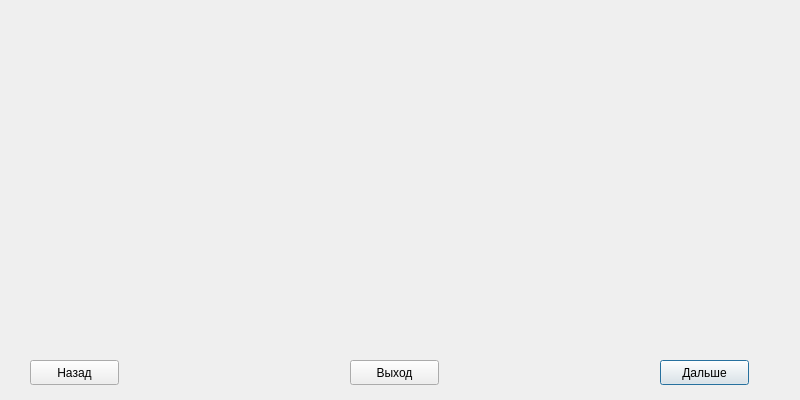
<?xml version="1.0" encoding="UTF-8"?>
<ui version="4.0">
 <class>Dialog</class>
 <widget class="QDialog" name="Dialog">
  <property name="enabled">
   <bool>true</bool>
  </property>
  <property name="geometry">
   <rect>
    <x>0</x>
    <y>0</y>
    <width>800</width>
    <height>400</height>
   </rect>
  </property>
  <property name="windowTitle">
   <string>Dialog</string>
  </property>
  <property name="sizeGripEnabled">
   <bool>false</bool>
  </property>
  <widget class="QWidget" name="gridLayoutWidget">
   <property name="geometry">
    <rect>
     <x>9</x>
     <y>9</y>
     <width>781</width>
     <height>331</height>
    </rect>
   </property>
   <layout class="QGridLayout" name="gridLayout">
    <item row="3" column="3">
     <widget class="QLabel" name="label_18">
      <property name="text">
       <string/>
      </property>
     </widget>
    </item>
    <item row="4" column="4">
     <widget class="QLabel" name="label_24">
      <property name="text">
       <string/>
      </property>
      <property name="alignment">
       <set>Qt::AlignCenter</set>
      </property>
     </widget>
    </item>
    <item row="0" column="2">
     <widget class="QLabel" name="label_3">
      <property name="text">
       <string/>
      </property>
      <property name="alignment">
       <set>Qt::AlignCenter</set>
      </property>
     </widget>
    </item>
    <item row="1" column="1">
     <widget class="QLabel" name="label_7">
      <property name="text">
       <string/>
      </property>
      <property name="alignment">
       <set>Qt::AlignCenter</set>
      </property>
     </widget>
    </item>
    <item row="5" column="3">
     <widget class="QLabel" name="label_28">
      <property name="text">
       <string/>
      </property>
      <property name="alignment">
       <set>Qt::AlignCenter</set>
      </property>
     </widget>
    </item>
    <item row="3" column="2">
     <widget class="QLabel" name="label_17">
      <property name="text">
       <string/>
      </property>
     </widget>
    </item>
    <item row="4" column="3">
     <widget class="QLabel" name="label_23">
      <property name="text">
       <string/>
      </property>
      <property name="alignment">
       <set>Qt::AlignCenter</set>
      </property>
     </widget>
    </item>
    <item row="2" column="4">
     <widget class="QLabel" name="label_15">
      <property name="text">
       <string/>
      </property>
      <property name="alignment">
       <set>Qt::AlignCenter</set>
      </property>
     </widget>
    </item>
    <item row="5" column="2">
     <widget class="QLabel" name="label_27">
      <property name="text">
       <string/>
      </property>
      <property name="alignment">
       <set>Qt::AlignCenter</set>
      </property>
     </widget>
    </item>
    <item row="5" column="0">
     <widget class="QLabel" name="label_25">
      <property name="text">
       <string/>
      </property>
      <property name="alignment">
       <set>Qt::AlignCenter</set>
      </property>
     </widget>
    </item>
    <item row="0" column="0">
     <widget class="QLabel" name="label_1">
      <property name="layoutDirection">
       <enum>Qt::RightToLeft</enum>
      </property>
      <property name="text">
       <string/>
      </property>
      <property name="alignment">
       <set>Qt::AlignCenter</set>
      </property>
     </widget>
    </item>
    <item row="2" column="1">
     <widget class="QLabel" name="label_12">
      <property name="text">
       <string/>
      </property>
      <property name="alignment">
       <set>Qt::AlignCenter</set>
      </property>
     </widget>
    </item>
    <item row="1" column="3">
     <widget class="QLabel" name="label_9">
      <property name="text">
       <string/>
      </property>
      <property name="alignment">
       <set>Qt::AlignCenter</set>
      </property>
     </widget>
    </item>
    <item row="5" column="1">
     <widget class="QLabel" name="label_26">
      <property name="text">
       <string/>
      </property>
      <property name="alignment">
       <set>Qt::AlignCenter</set>
      </property>
     </widget>
    </item>
    <item row="5" column="4">
     <widget class="QLabel" name="label_29">
      <property name="text">
       <string/>
      </property>
      <property name="alignment">
       <set>Qt::AlignCenter</set>
      </property>
     </widget>
    </item>
    <item row="3" column="4">
     <widget class="QLabel" name="label_19">
      <property name="text">
       <string/>
      </property>
     </widget>
    </item>
    <item row="0" column="3">
     <widget class="QLabel" name="label_4">
      <property name="text">
       <string/>
      </property>
      <property name="alignment">
       <set>Qt::AlignCenter</set>
      </property>
     </widget>
    </item>
    <item row="0" column="4">
     <widget class="QLabel" name="label_5">
      <property name="text">
       <string/>
      </property>
      <property name="alignment">
       <set>Qt::AlignCenter</set>
      </property>
     </widget>
    </item>
    <item row="2" column="0">
     <widget class="QLabel" name="label_11">
      <property name="text">
       <string/>
      </property>
      <property name="alignment">
       <set>Qt::AlignCenter</set>
      </property>
     </widget>
    </item>
    <item row="0" column="1">
     <widget class="QLabel" name="label_2">
      <property name="text">
       <string/>
      </property>
      <property name="alignment">
       <set>Qt::AlignCenter</set>
      </property>
     </widget>
    </item>
    <item row="2" column="2">
     <widget class="QLabel" name="label_13">
      <property name="text">
       <string/>
      </property>
      <property name="alignment">
       <set>Qt::AlignCenter</set>
      </property>
     </widget>
    </item>
    <item row="1" column="4">
     <widget class="QLabel" name="label_10">
      <property name="text">
       <string/>
      </property>
      <property name="alignment">
       <set>Qt::AlignCenter</set>
      </property>
     </widget>
    </item>
    <item row="2" column="3">
     <widget class="QLabel" name="label_14">
      <property name="text">
       <string/>
      </property>
      <property name="alignment">
       <set>Qt::AlignCenter</set>
      </property>
     </widget>
    </item>
    <item row="1" column="2">
     <widget class="QLabel" name="label_8">
      <property name="layoutDirection">
       <enum>Qt::LeftToRight</enum>
      </property>
      <property name="text">
       <string/>
      </property>
      <property name="alignment">
       <set>Qt::AlignCenter</set>
      </property>
     </widget>
    </item>
    <item row="1" column="0">
     <widget class="QLabel" name="label_6">
      <property name="text">
       <string/>
      </property>
      <property name="alignment">
       <set>Qt::AlignCenter</set>
      </property>
     </widget>
    </item>
    <item row="4" column="2">
     <widget class="QLabel" name="label_22">
      <property name="text">
       <string/>
      </property>
      <property name="alignment">
       <set>Qt::AlignCenter</set>
      </property>
     </widget>
    </item>
    <item row="3" column="1">
     <widget class="QLabel" name="label_16">
      <property name="text">
       <string/>
      </property>
     </widget>
    </item>
    <item row="3" column="0">
     <widget class="QLabel" name="label">
      <property name="text">
       <string/>
      </property>
      <property name="alignment">
       <set>Qt::AlignCenter</set>
      </property>
     </widget>
    </item>
    <item row="4" column="1">
     <widget class="QLabel" name="label_21">
      <property name="text">
       <string/>
      </property>
      <property name="alignment">
       <set>Qt::AlignCenter</set>
      </property>
     </widget>
    </item>
    <item row="4" column="0">
     <widget class="QLabel" name="label_20">
      <property name="text">
       <string/>
      </property>
      <property name="alignment">
       <set>Qt::AlignCenter</set>
      </property>
     </widget>
    </item>
   </layout>
  </widget>
  <widget class="QPushButton" name="pushButton_next">
   <property name="geometry">
    <rect>
     <x>660</x>
     <y>360</y>
     <width>89</width>
     <height>25</height>
    </rect>
   </property>
   <property name="text">
    <string>Дальше</string>
   </property>
  </widget>
  <widget class="QPushButton" name="pushButton_exit">
   <property name="geometry">
    <rect>
     <x>350</x>
     <y>360</y>
     <width>89</width>
     <height>25</height>
    </rect>
   </property>
   <property name="text">
    <string>Выход</string>
   </property>
  </widget>
  <widget class="QPushButton" name="pushButton_back">
   <property name="geometry">
    <rect>
     <x>30</x>
     <y>360</y>
     <width>89</width>
     <height>25</height>
    </rect>
   </property>
   <property name="text">
    <string>Назад</string>
   </property>
  </widget>
 </widget>
 <resources/>
 <connections/>
</ui>
